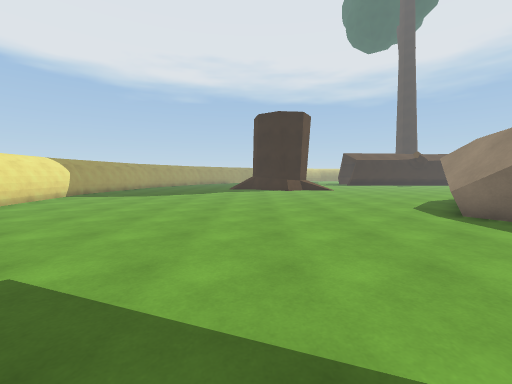
[1] (above)

20 first-person views from a walk through a 3-D level made in the Unity game engine. The camera is 1.3 m above the floor, tilts 4° down and sees 90° across. The floor is counted in squares, 1 m on a side. Each view is taken from the middle of a square. On the plan, view 1 faces up. The plan holds only what a view shows up to about 13 squares ahead; the rest is blank. The place goes on beyond the plan.

[2]
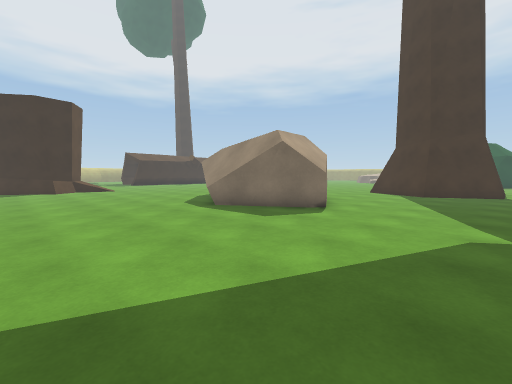

[3]
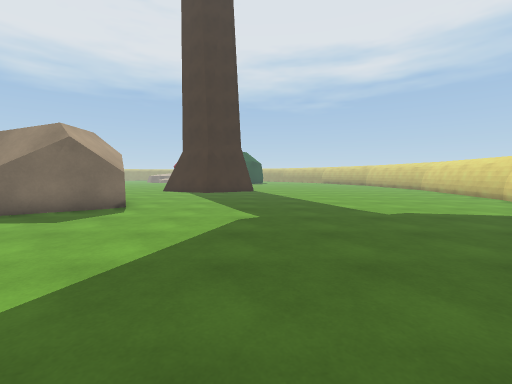

[4]
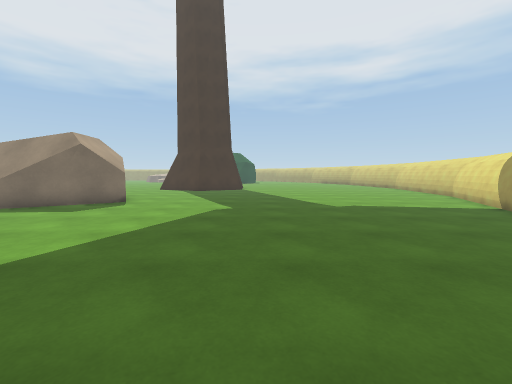

[5]
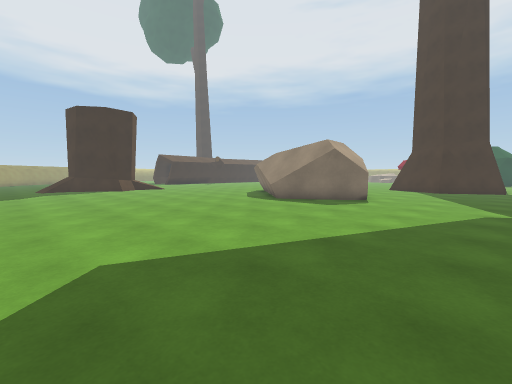

[6]
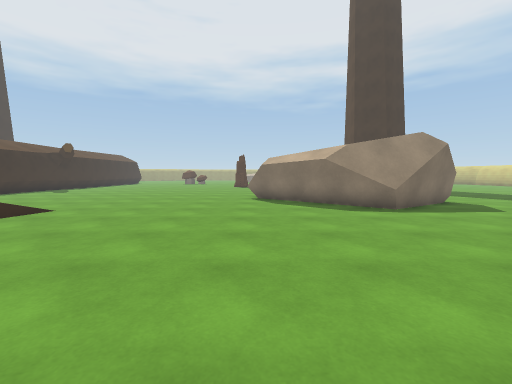

[7]
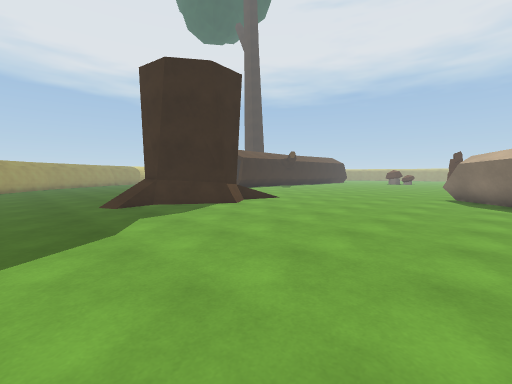

[8]
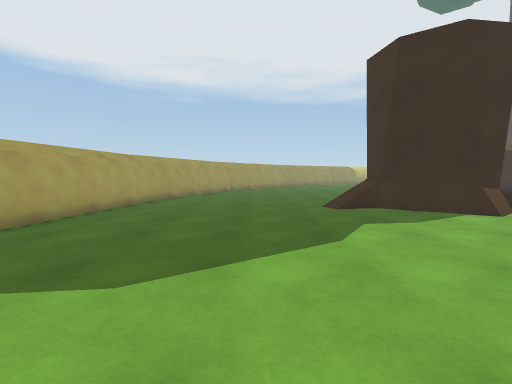

[9]
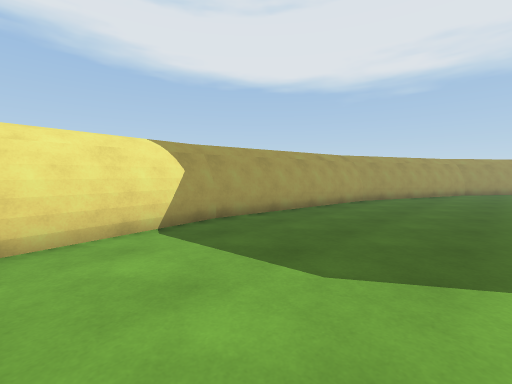

[10]
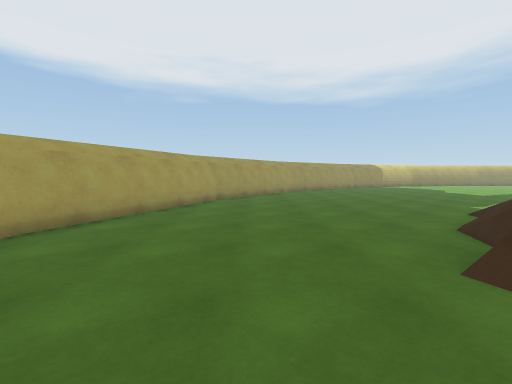

[11]
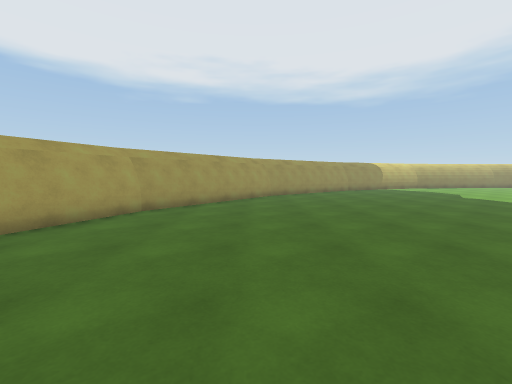

[12]
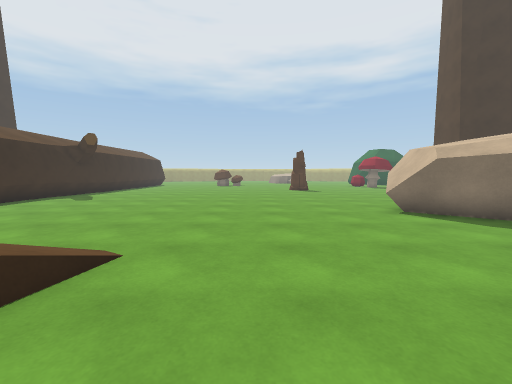

[13]
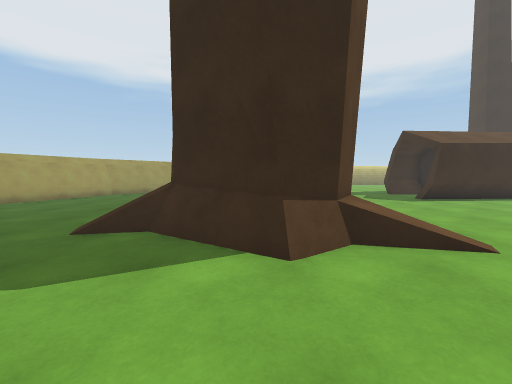

[14]
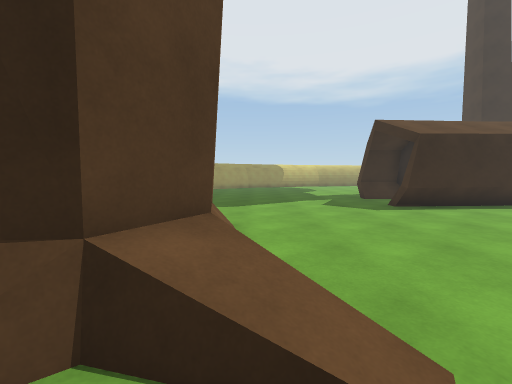

[15]
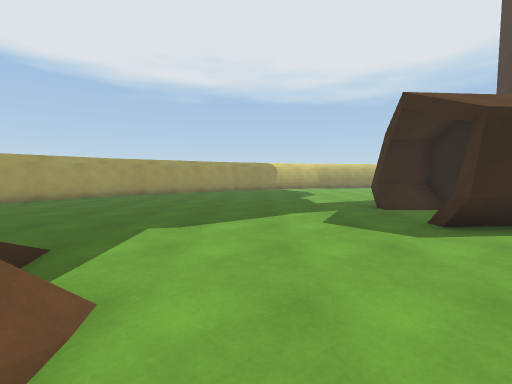

[16]
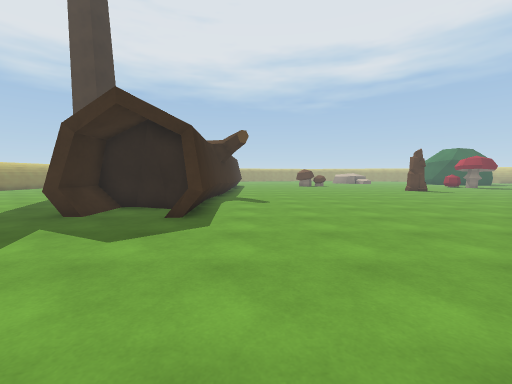

[17]
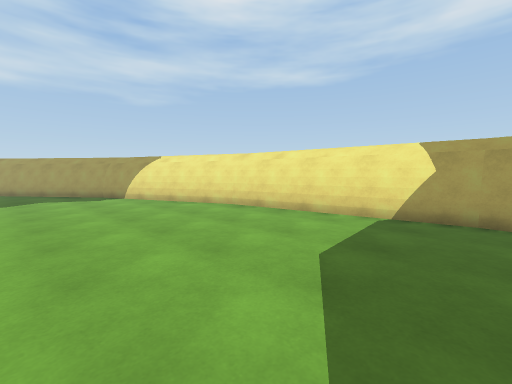

[18]
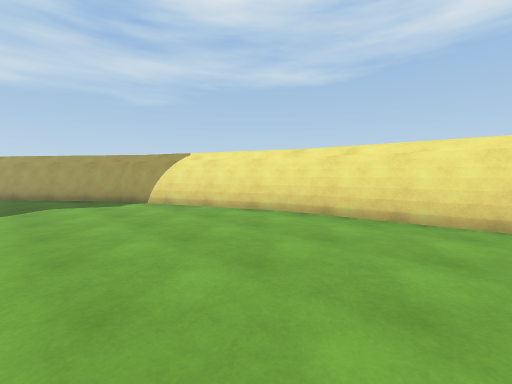

[19]
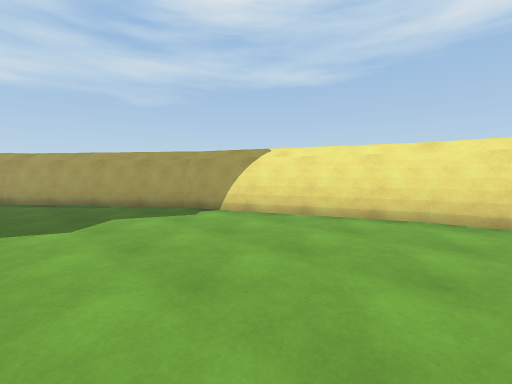

[20]
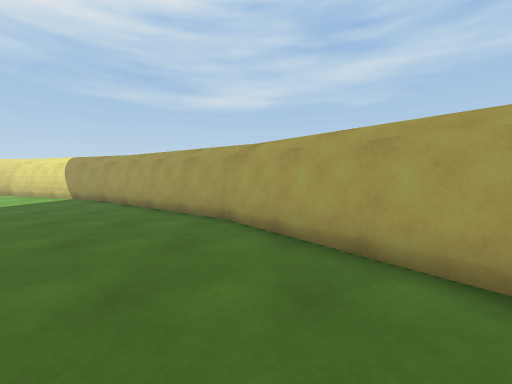

### Floor plan
Points are (right, up) in squares from view 1. A wall is a line through its corners. A room is listed if a view was taken in it or the views show most of it. See-through windows are left out.
Room 1 (views 1, 2, 3, 4, 5, 6, 7, 8, 9, 10, 11, 12, 13, 14, 15, 16, 17, 18, 19, 20)
walls: (9.6, 12.9) (12.1, 12.7); (9.9, 13.1) (11.5, 12.9); (6.4, 7.3) (6.5, 8.9); (6.7, 6.9) (6.8, 9.4); (6.8, 6.5) (7, 9.5) (10.3, 13.4); (2.8, 20.1) (0, 22.2); (3.6, 21) (3, 20.9); (0.3, 21.4) (-0.4, 21.9); (0.1, 22.3) (-0.3, 23.1); (8.8, 3.9) (6.1, 8) (10.7, 13.6); (4.2, 24.1) (4.4, 22.4) (3.7, 21.1) (2.3, 20.4); (-10.2, 8.5) (-7, 0.9); (-10.4, 8.4) (-7.2, 0.8); (-11.5, 16.5) (-10.4, 8.3); (-7, 1.1) (-2.1, -5.4); (-7.3, 1) (-2.3, -5.5) (4.3, -10.5); (-7.4, 0.9) (-2.9, -5); (10.8, 28.7) (10.7, 29.6); (11, 28.7) (11, 29.2); (-10.1, 24.5) (-11.2, 16.5) (-10.1, 8.4); (-10.4, 24.7) (-11.4, 16.5); (12.6, 29.6) (12.5, 30.7); (12.5, 30.3) (13, 31.6) (12.7, 32.9) (10.6, 32.9); (-2.2, -5.3) (4.4, -10.3); (-2.4, -5.6) (1.9, -8.9); (15.5, 29) (10.9, 28.7) (11, 29); (10.7, 32.6) (10.7, 33.5); (12.7, 32.2) (12.7, 32.9); (-7, 32) (-10.2, 24.3); (-7.2, 32.1) (-10.4, 24.4); (4.2, -10.2) (7.3, -11.5); (4.1, -10.4) (5.6, -11); (-4.2, 35.6) (-7.1, 31.9); (-4.6, 35.5) (-7.2, 32)
low walls: (6.5, 8.2) (10.3, 12.7); (9, 10.9) (9.4, 11.4); (9.5, 11.5) (10.1, 12.2); (6.2, 7.7) (6.3, 8.4); (10.3, 12.8) (10.7, 13.2); (3.2, 20.4) (2.4, 20) (0.4, 21.3); (4.2, 20.7) (3.6, 20.9) (2.4, 20.2); (3.7, 20.8) (2.8, 20.1); (-0.4, 21.9) (-1.1, 21.7); (4.3, 25.4) (4.5, 24.4); (10.7, 28.7) (10.7, 29.4); (15.4, 29.3) (14.1, 29.3); (12.9, 32.6) (10.7, 32.6)

Positions as (right, up) in squares from view 1, and headings:
1: (0, 0), facing up
2: (0, -1), facing up-right
3: (-1, -1), facing right
4: (-3, -2), facing right
5: (-4, -1), facing up-right
6: (-3, 13), facing right
7: (-5, 11), facing up-right
8: (-5, 12), facing up
9: (-5, 12), facing up-left
10: (-5, 19), facing up
11: (-3, 23), facing up
12: (2, 18), facing right
13: (2, 16), facing up
14: (5, 19), facing up
15: (6, 23), facing up
16: (3, 27), facing right
17: (-3, 17), facing down-left
18: (-3, 14), facing down-left
19: (-2, 10), facing down-left
20: (-3, 2), facing down
